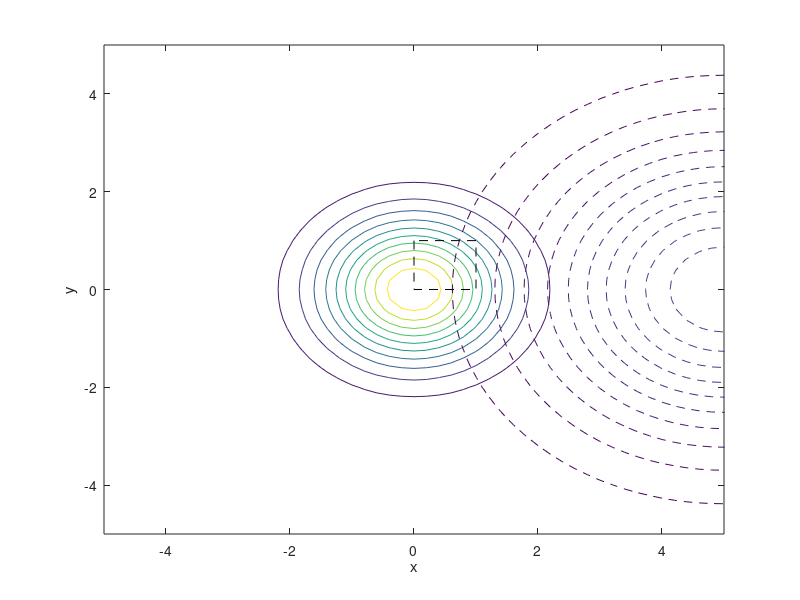

Reproduce this figure in MATLAB. (Note: this script raises an error after producing the figure.)
mu = [0 0];
Sigma = [1 0; 0 1];
x1 = -5:.2:5; x2 = -5:.2:5;
[X1,X2] = meshgrid(x1,x2);
F = mvnpdf([X1(:) X2(:)],mu,Sigma);
F = reshape(F,length(x2),length(x1));

mvncdf([0 0],[1 1],mu,Sigma);
contour(x1,x2,F)
%plot3(x1,x2,F)
hold on
xlabel('x'); ylabel('y');
line([0 0 1 1 0],[1 0 0 1 1],'linestyle','--','color','k');

mu1 = [5 0];
Sigma1 = [4 0; 0 4];
x3 = -5:.2:15; x4 = -10:.2:10;
[X3,X4] = meshgrid(x3,x4);
F1 = mvnpdf([X3(:) X4(:)],mu1,Sigma1);
F1 = reshape(F1,length(x4),length(x3));

mvncdf([0 0],[1 1],mu1,Sigma1);
contour(x3,x4,F1,'--')
%plot3(x3,x4,F1,'--')

c1=Sigma;
c2=Sigma1;
mu1=mu;
mu2=mu1;
A1=-0.5*inv(c1);
B1=inv(c1)*mu1';
d1=det(c1);
C1=-.5*mu1*inv(c1)*mu1'-.5*log(d1)+log(.25);
B2=inv(c2)*mu2';
d2=det(c2);
C2=-.5*mu2*inv(c2)*mu2'-.5*log(d2)+log(.75);

syms x1 x2
x=[x1;x2];
g1=(x'*A1*x)+(B1'*x)+C1;
A2=-0.5*inv(c2);
g2=(x'*A2*x)+(B2'*x)+C2;
g=g1-g2;
ezplot(g,[-10 10]);
